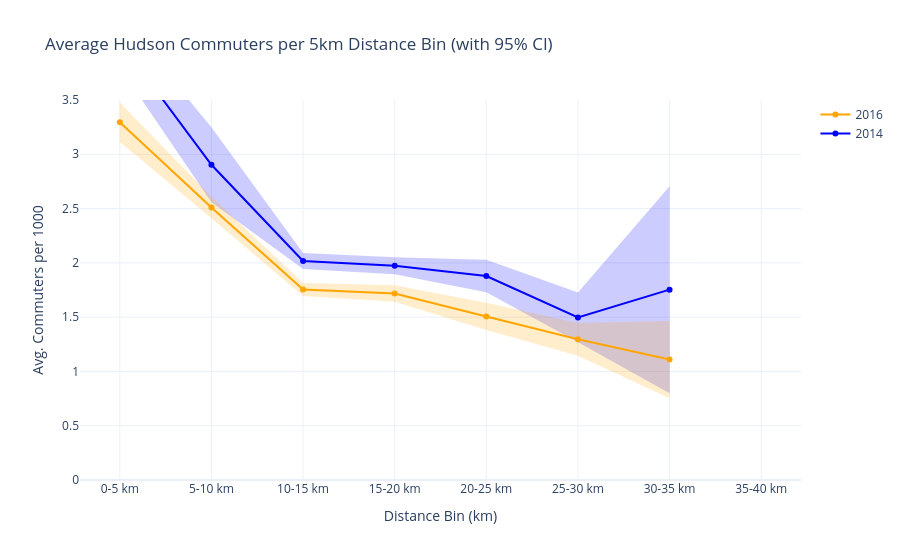

Here is the notebook cell this chart was saved with:
### Code cell
#Create 5 km bins and labels
bin_edges = range(0, int(max(gdf_2014["distance_km"].max(), gdf_2016["distance_km"].max())) + 10, 5)
bin_labels = [f"{i}-{i+5} km" for i in bin_edges[:-1]]


# Bin both datasets
gdf_2014["distance_bin_5km"] = pd.cut(gdf_2014["distance_km"], bins=bin_edges, labels=bin_labels)
gdf_2016["distance_bin_5km"] = pd.cut(gdf_2016["distance_km"], bins=bin_edges, labels=bin_labels)
#gdf_2015["distance_bin_5km"] = pd.cut(gdf_2016["distance_km"], bins=bin_edges, labels=bin_labels)


# Function to compute summary with 95% CI
def compute_summary_with_ci(df, label):
    grouped = (
        df.groupby("distance_bin_5km")["hudson_workers_per_1000"]
        .agg(['mean', 'std', 'count'])
        .reset_index()
        .rename(columns={'mean': 'avg', 'std': 'stddev', 'count': 'n'})
    )
    grouped['ci95'] = 1.96 * grouped['stddev'] / np.sqrt(grouped['n'])
    grouped['year'] = label
    return grouped

# Compute summaries
summary_2014 = compute_summary_with_ci(gdf_2014, "2014")
#summary_2015 = compute_summary_with_ci(gdf_2015, "2015")
summary_2016 = compute_summary_with_ci(gdf_2016, "2016")

# Create shaded confidence bands
fig = go.Figure()

for summary_df, color, fill in zip(
    [summary_2014,  summary_2016],
    ["blue", "orange", "green"],
    ["rgba(0, 0, 255, 0.2)", "rgba(255, 165, 0, 0.2)", "rgba(0, 128, 0, 0.2)"]
):
    label = summary_df["year"].iloc[0]

    # Line and markers
    fig.add_trace(go.Scatter(
        x=summary_df["distance_bin_5km"],
        y=summary_df["avg"],
        mode="lines+markers",
        name=label,
        line=dict(color=color)
    ))

    # Upper bound (invisible line)
    fig.add_trace(go.Scatter(
        x=summary_df["distance_bin_5km"],
        y=summary_df["avg"] + summary_df["ci95"],
        mode="lines",
        line=dict(width=0),
        showlegend=False,
        hoverinfo='skip'
    ))

    # Lower bound (fills to upper line)
    fig.add_trace(go.Scatter(
        x=summary_df["distance_bin_5km"],
        y=summary_df["avg"] - summary_df["ci95"],
        mode="lines",
        line=dict(width=0),
        fill='tonexty',
        fillcolor=fill,
        hoverinfo='skip',
        showlegend=False
    ))


# Layout
fig.update_layout(
    title="Average Hudson Commuters per 5km Distance Bin (with 95% CI)",
    xaxis_title="Distance Bin (km)",
    yaxis_title="Avg. Commuters per 1000",
    template="plotly_white",
    yaxis=dict(range=[0, 3.5])
)

fig.show()

### Figure 1 — Plotly figure (JSON) as saved in the notebook; plotly's stock layout.template omitted (floating-point values rounded to 4 significant figures)
{"data": [{"line": {"color": "blue"}, "mode": "lines+markers", "name": "2014", "type": "scatter", "x": ["0-5 km", "5-10 km", "10-15 km", "15-20 km", "20-25 km", "25-30 km", "30-35 km", "35-40 km"], "y": [4.036, 2.903, 2.017, 1.974, 1.879, 1.498, 1.753, NaN]}, {"hoverinfo": "skip", "line": {"width": 0}, "mode": "lines", "showlegend": false, "type": "scatter", "x": ["0-5 km", "5-10 km", "10-15 km", "15-20 km", "20-25 km", "25-30 km", "30-35 km", "35-40 km"], "y": [4.271, 3.249, 2.09, 2.053, 2.029, 1.726, 2.707, NaN]}, {"fill": "tonexty", "fillcolor": "rgba(0, 0, 255, 0.2)", "hoverinfo": "skip", "line": {"width": 0}, "mode": "lines", "showlegend": false, "type": "scatter", "x": ["0-5 km", "5-10 km", "10-15 km", "15-20 km", "20-25 km", "25-30 km", "30-35 km", "35-40 km"], "y": [3.8, 2.558, 1.944, 1.896, 1.729, 1.269, 0.7997, NaN]}, {"line": {"color": "orange"}, "mode": "lines+markers", "name": "2016", "type": "scatter", "x": ["0-5 km", "5-10 km", "10-15 km", "15-20 km", "20-25 km", "25-30 km", "30-35 km", "35-40 km"], "y": [3.295, 2.51, 1.755, 1.718, 1.507, 1.296, 1.109, NaN]}, {"hoverinfo": "skip", "line": {"width": 0}, "mode": "lines", "showlegend": false, "type": "scatter", "x": ["0-5 km", "5-10 km", "10-15 km", "15-20 km", "20-25 km", "25-30 km", "30-35 km", "35-40 km"], "y": [3.477, 2.609, 1.816, 1.795, 1.632, 1.447, 1.466, NaN]}, {"fill": "tonexty", "fillcolor": "rgba(255, 165, 0, 0.2)", "hoverinfo": "skip", "line": {"width": 0}, "mode": "lines", "showlegend": false, "type": "scatter", "x": ["0-5 km", "5-10 km", "10-15 km", "15-20 km", "20-25 km", "25-30 km", "30-35 km", "35-40 km"], "y": [3.112, 2.411, 1.695, 1.642, 1.381, 1.145, 0.7525, NaN]}], "layout": {"title": {"text": "Average Hudson Commuters per 5km Distance Bin (with 95% CI)"}, "xaxis": {"title": {"text": "Distance Bin (km)"}}, "yaxis": {"range": [0, 3.5], "title": {"text": "Avg. Commuters per 1000"}}}}
